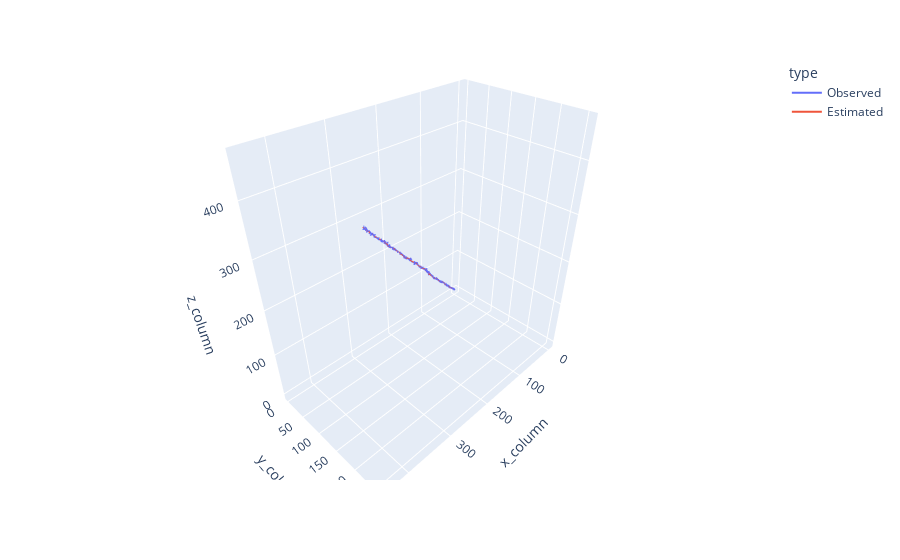

The notebook cell this image was saved under:
### Code cell
observed_list = np.array(observed_list)[:,:3]
estimated_list = np.array(estimated_list)[:,:3]
combinedPos =  list(observed_list) + list(estimated_list)
true_measured =   ['Observed']*len(observed_list) + ['Estimated']*len(estimated_list)
dataFrame = {'x_column' : [v[0] for v in combinedPos], 'y_column' : [v[1] for v in combinedPos], 'z_column' : [v[2] for v in combinedPos], 'type' : true_measured}
fig = px.line_3d(dataFrame, x='x_column', y='y_column', z='z_column', color='type')
fig.show()

### Figure 1 — Plotly figure (JSON) as saved in the notebook; plotly's stock layout.template omitted (floating-point values rounded to 4 significant figures; data arrays with more than 128 entries replaced by an {"elided": "..."} marker saying what was removed)
{"data": [{"hovertemplate": "type=Observed<br>x_column=%{x}<br>y_column=%{y}<br>z_column=%{z}<extra></extra>", "legendgroup": "Observed", "line": {"color": "#636efa", "dash": "solid"}, "marker": {"symbol": "circle"}, "mode": "lines", "name": "Observed", "scene": "scene", "showlegend": true, "type": "scatter3d", "x": {"elided": "500 float values"}, "y": {"elided": "500 float values"}, "z": {"elided": "500 float values"}}, {"hovertemplate": "type=Estimated<br>x_column=%{x}<br>y_column=%{y}<br>z_column=%{z}<extra></extra>", "legendgroup": "Estimated", "line": {"color": "#EF553B", "dash": "solid"}, "marker": {"symbol": "circle"}, "mode": "lines", "name": "Estimated", "scene": "scene", "showlegend": true, "type": "scatter3d", "x": {"elided": "500 float values"}, "y": {"elided": "500 float values"}, "z": {"elided": "500 float values"}}], "layout": {"legend": {"title": {"text": "type"}, "tracegroupgap": 0}, "margin": {"t": 60}, "scene": {"domain": {"x": [0, 1], "y": [0, 1]}, "xaxis": {"title": {"text": "x_column"}}, "yaxis": {"title": {"text": "y_column"}}, "zaxis": {"title": {"text": "z_column"}}}}}
